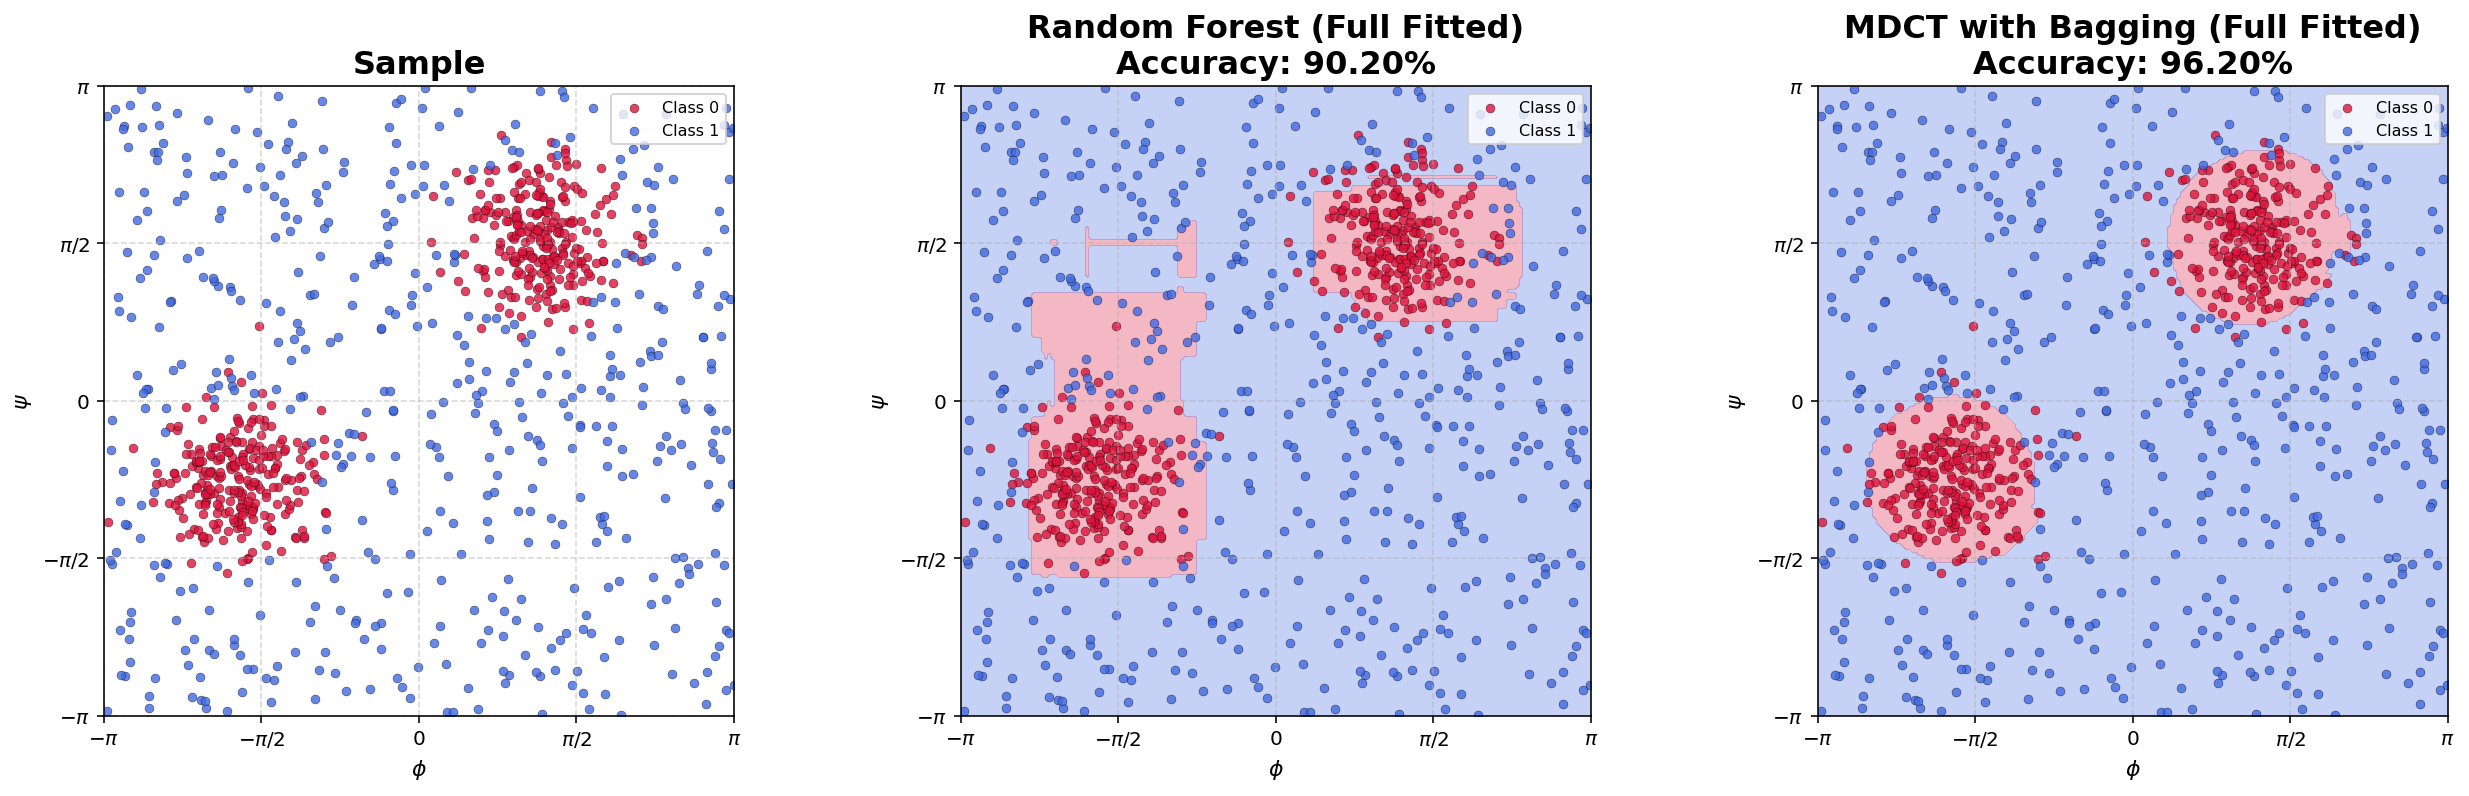

The script that drew this image:
import numpy as np
import pandas as pd
import matplotlib.pyplot as plt
from sklearn.ensemble import RandomForestClassifier
from sklearn.model_selection import StratifiedKFold
from sklearn.metrics import accuracy_score
from MDDT_fast import fit_tree, predict, ToroidalModeRandomForest

np.random.seed(42)

# --- 1. Generación de Datos (2 Modas Desalineadas, Clases Balanceadas 50/50) ---
centros = np.array([
    [-1.8, -0.8],   # Cluster 1 (Cuadrante III)
    [ 1.2,  1.6]    # Cluster 2 (Cuadrante I)
])

n_por_moda = 250
c1 = np.vstack([np.random.normal(loc=c, scale=0.4, size=(n_por_moda, 2)) for c in centros])

def distancia_toro(X, centros):
    dists = []
    for c in centros:
        dx = np.abs(X[:, 0] - c[0])
        dx = np.minimum(dx, 2*np.pi - dx)
        dy = np.abs(X[:, 1] - c[1])
        dy = np.minimum(dy, 2*np.pi - dy)
        dists.append(np.sqrt(dx**2 + dy**2))
    return np.min(np.column_stack(dists), axis=1)

c2_base = np.random.uniform(-np.pi, np.pi, size=(1200, 2))
mask = distancia_toro(c2_base, centros) > 0.8
c2_filtrado = c2_base[mask][:500]

X_ang = np.vstack([c1, c2_filtrado])
y = np.concatenate([np.zeros(len(c1)), np.ones(len(c2_filtrado))])
X_ang = (X_ang + np.pi) % (2 * np.pi) - np.pi

# Embedding a R^4
X_embed = np.column_stack([
    np.cos(X_ang[:, 0]), np.sin(X_ang[:, 0]),
    np.cos(X_ang[:, 1]), np.sin(X_ang[:, 1])
])

# --- 2. 5-Fold Cross Validation (Evaluando Únicamente Accuracy) ---
n_est = 25
skf = StratifiedKFold(n_splits=5, shuffle=True, random_state=42)

rf_accs = []
custom_accs = []

for train_idx, val_idx in skf.split(X_ang, y):
    X_tr_emb, X_va_emb = X_embed[train_idx], X_embed[val_idx]
    X_tr_ang, X_va_ang = X_ang[train_idx], X_ang[val_idx]
    y_tr, y_va = y[train_idx], y[val_idx]

    # Modelo 1: Random Forest Estándar (R^4)
    rf_fold = RandomForestClassifier(n_estimators=n_est, max_depth=3, min_samples_split=5, random_state=42)
    rf_fold.fit(X_tr_emb, y_tr)
    pred_rf = rf_fold.predict(X_va_emb)
    rf_accs.append(accuracy_score(y_va, pred_rf))

    # Modelo 2: Toroidal Mode RF Custom (S^1 x S^1)
    rf_toro_fold = ToroidalModeRandomForest(n_estimators=n_est, max_depth=3, min_samples_split=5, modes=5, mode_est='Kernel')
    rf_toro_fold.fit(X_tr_ang, y_tr)
    pred_custom = rf_toro_fold.RF_predic(X_va_ang)
    custom_accs.append(accuracy_score(y_va, pred_custom))

# --- 3. Tabla Resumen Unificada de Accuracy (Mean ± Std) ---
tabla_accuracy = pd.DataFrame({
    'Method': ['Random Forest ($\mathbb{R}^4$)', 'MDCT with Bagging ($S^1 \times S^1$)'],
    'Accuracy (Mean ± Std)': [
        f"{np.mean(rf_accs):.4f} ± {np.std(rf_accs):.4f}",
        f"{np.mean(custom_accs):.4f} ± {np.std(custom_accs):.4f}"
    ]
}).set_index('Method')

print("="*65)
print(" 5-FOLD CROSS VALIDATION: COMPARATIVA DE ACCURACY")
print("="*65)
print(tabla_accuracy.to_string())
print("="*65 + "\n")

from sklearn.metrics import accuracy_score

# --- 4. Reentrenamiento con el 100% de los Datos y Cálculo de Accuracy ---
rf_full = RandomForestClassifier(
    n_estimators=n_est, max_depth=3, min_samples_split=5, random_state=42
)
rf_full.fit(X_embed, y)
y_pred_rf = rf_full.predict(X_embed)
acc_rf_full = accuracy_score(y, y_pred_rf)

rf_toro_full = ToroidalModeRandomForest(
    n_estimators=n_est,
    max_depth=3,
    min_samples_split=5,
    modes=5,
    mode_est='Kernel',
)
rf_toro_full.fit(X_ang, y)
y_pred_custom = rf_toro_full.RF_predic(X_ang)
acc_custom_full = accuracy_score(y, y_pred_custom)

print(f"Accuracy RF Estándar (Full Dataset): {acc_rf_full:.2%}")
print(f"Accuracy Toroidal RF (Full Dataset): {acc_custom_full:.2%}")

# --- 5. Generación de Grilla para Evaluación de Fronteras ---
grid_steps = 200
t_grid = np.linspace(-np.pi, np.pi, grid_steps)
xx, yy = np.meshgrid(t_grid, t_grid)

X_grid_embed = np.column_stack([
    np.cos(xx.ravel()),
    np.sin(xx.ravel()),
    np.cos(yy.ravel()),
    np.sin(yy.ravel()),
])
Z_rf = rf_full.predict(X_grid_embed).reshape(xx.shape)

X_grid_ang = np.column_stack([xx.ravel(), yy.ravel()])
Z_custom = rf_toro_full.RF_predic(X_grid_ang).reshape(xx.shape)

# --- 6. Graficado Único (1 Fila x 3 Subplots) ---
fig, axes = plt.subplots(1, 3, figsize=(18, 5.5))

colores = ['crimson', 'royalblue']
ticks = [-np.pi, -np.pi / 2, 0, np.pi / 2, np.pi]
labels = [r'$-\pi$', r'$-\pi/2$', r'$0$', r'$\pi/2$', r'$\pi$']
nombres_clases = ['Class 0', 'Class 1']

# Subplot 1: Muestra de datos completos
for i in range(2):
  m = y == i
  axes[0].scatter(
      X_ang[m, 0],
      X_ang[m, 1],
      color=colores[i],
      label=nombres_clases[i],
      s=20,
      alpha=0.8,
      edgecolors='k',
      linewidths=0.2,
  )
axes[0].set_title('Sample', fontsize=16, fontweight='bold')

# Subplot 2: RF Estándar ajustado
axes[1].contourf(
    xx, yy, Z_rf, levels=[-0.5, 0.5, 1.5], colors=colores, alpha=0.3
)
for i in range(2):
  m = y == i
  axes[1].scatter(
      X_ang[m, 0],
      X_ang[m, 1],
      color=colores[i],
      label=nombres_clases[i],
      s=20,
      alpha=0.8,
      edgecolors='k',
      linewidths=0.2,
  )
axes[1].set_title(
    f'Random Forest (Full Fitted)\nAccuracy: {acc_rf_full:.2%}',
    fontsize=16,
    fontweight='bold',
)

# Subplot 3: Toroidal Mode RF ajustado
axes[2].contourf(
    xx, yy, Z_custom, levels=[-0.5, 0.5, 1.5], colors=colores, alpha=0.3
)
for i in range(2):
  m = y == i
  axes[2].scatter(
      X_ang[m, 0],
      X_ang[m, 1],
      color=colores[i],
      label=nombres_clases[i],
      s=20,
      alpha=0.8,
      edgecolors='k',
      linewidths=0.2,
  )
axes[2].set_title(
    f'MDCT with Bagging (Full Fitted)\nAccuracy: {acc_custom_full:.2%}',
    fontsize=16,
    fontweight='bold',
)

# Formato visual unificado
for ax in axes:
  ax.set_xticks(ticks)
  ax.set_xticklabels(labels)
  ax.set_yticks(ticks)
  ax.set_yticklabels(labels)
  ax.set_xlim(-np.pi, np.pi)
  ax.set_ylim(-np.pi, np.pi)
  ax.set_xlabel(r'$\phi$', fontsize=11)
  ax.set_ylabel(r'$\psi$', fontsize=11)
  ax.set_aspect('equal')
  ax.grid(True, linestyle='--', alpha=0.5)
  ax.legend(loc='upper right', fontsize=8)

plt.tight_layout()
plt.show()
